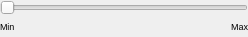
<?xml version="1.0" encoding="UTF-8"?>
<ui version="4.0">
 <class>QArkRangeSliderWidget</class>
 <widget class="QWidget" name="QArkRangeSliderWidget">
  <property name="geometry">
   <rect>
    <x>0</x>
    <y>0</y>
    <width>248</width>
    <height>37</height>
   </rect>
  </property>
  <property name="windowTitle">
   <string>Form</string>
  </property>
  <layout class="QVBoxLayout" name="verticalLayout">
   <property name="spacing">
    <number>0</number>
   </property>
   <property name="margin">
    <number>0</number>
   </property>
   <item>
    <widget class="QxtSpanSlider" name="slider">
     <property name="orientation">
      <enum>Qt::Horizontal</enum>
     </property>
    </widget>
   </item>
   <item>
    <layout class="QHBoxLayout" name="horizontalLayout">
     <property name="spacing">
      <number>0</number>
     </property>
     <item>
      <widget class="QLabel" name="minValueLabel">
       <property name="font">
        <font>
         <pointsize>7</pointsize>
        </font>
       </property>
       <property name="text">
        <string>Min</string>
       </property>
      </widget>
     </item>
     <item>
      <spacer name="horizontalSpacer">
       <property name="orientation">
        <enum>Qt::Horizontal</enum>
       </property>
       <property name="sizeHint" stdset="0">
        <size>
         <width>40</width>
         <height>20</height>
        </size>
       </property>
      </spacer>
     </item>
     <item>
      <widget class="QLabel" name="maxValueLabel">
       <property name="font">
        <font>
         <pointsize>7</pointsize>
        </font>
       </property>
       <property name="layoutDirection">
        <enum>Qt::LeftToRight</enum>
       </property>
       <property name="text">
        <string>Max</string>
       </property>
       <property name="alignment">
        <set>Qt::AlignRight|Qt::AlignTrailing|Qt::AlignVCenter</set>
       </property>
      </widget>
     </item>
    </layout>
   </item>
  </layout>
 </widget>
 <customwidgets>
  <customwidget>
   <class>QxtSpanSlider</class>
   <extends>QSlider</extends>
   <header>QxtSpanSlider</header>
  </customwidget>
 </customwidgets>
 <resources/>
 <connections/>
</ui>
